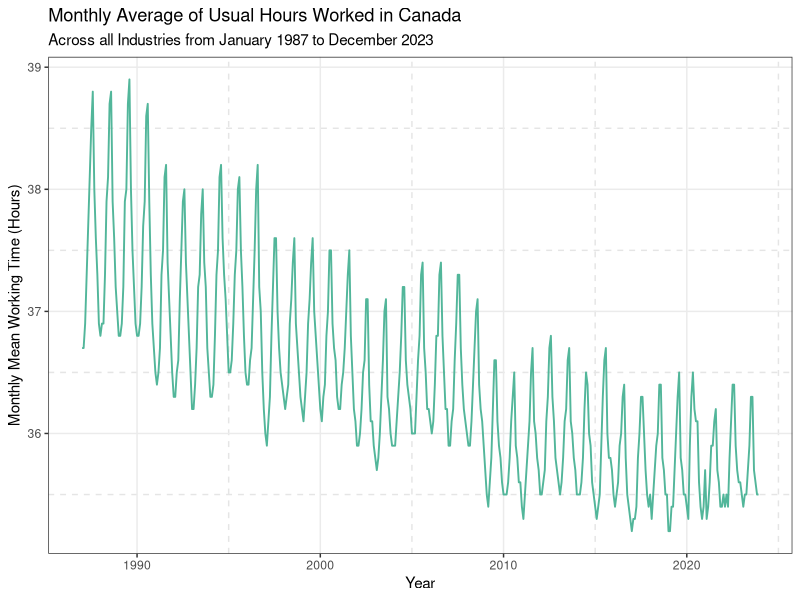
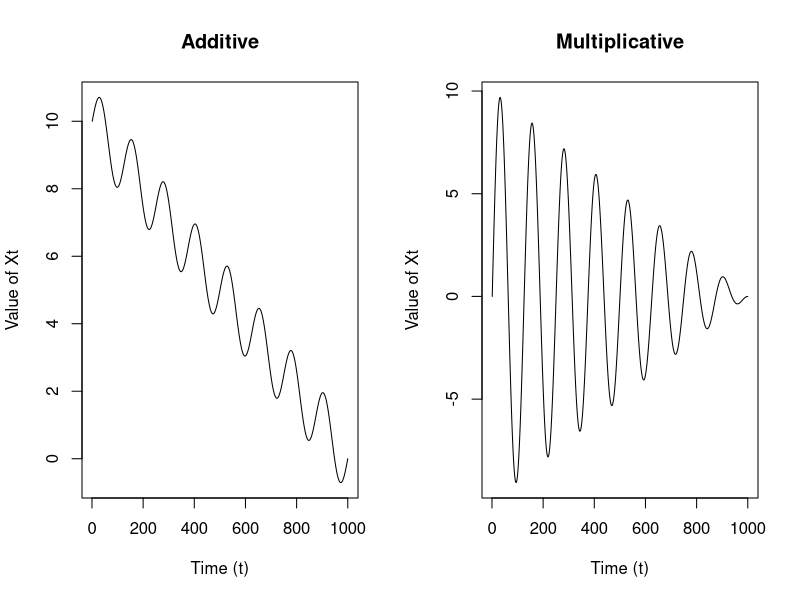
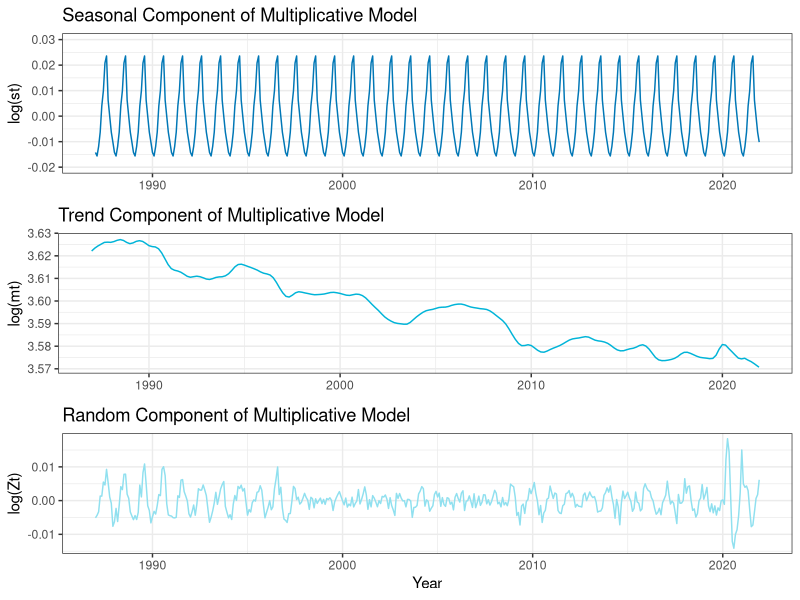
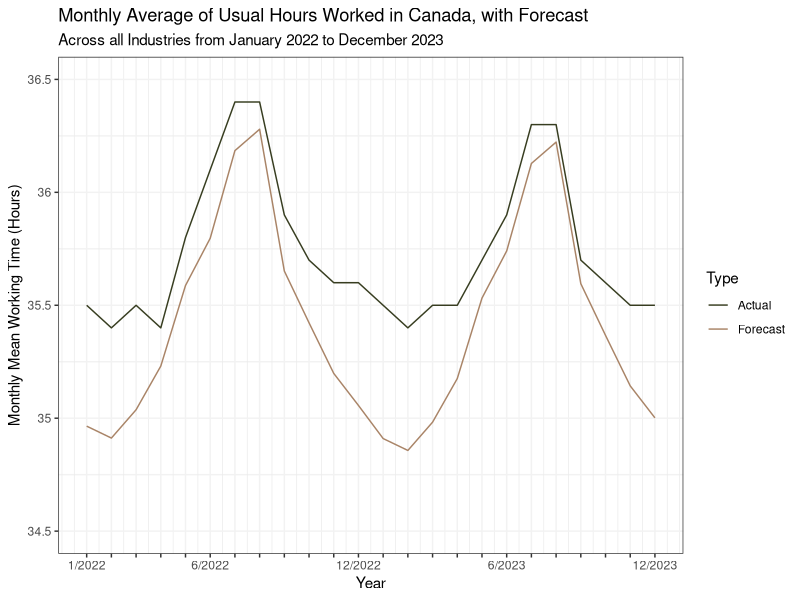
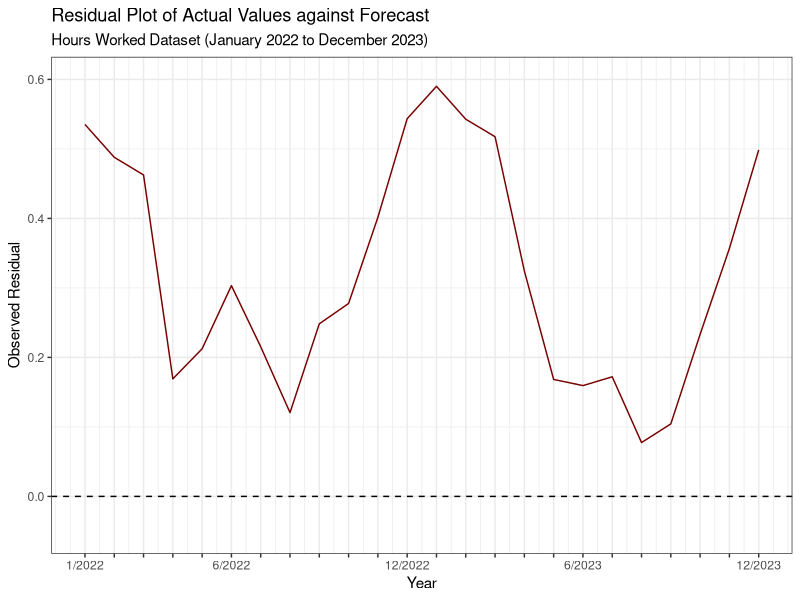
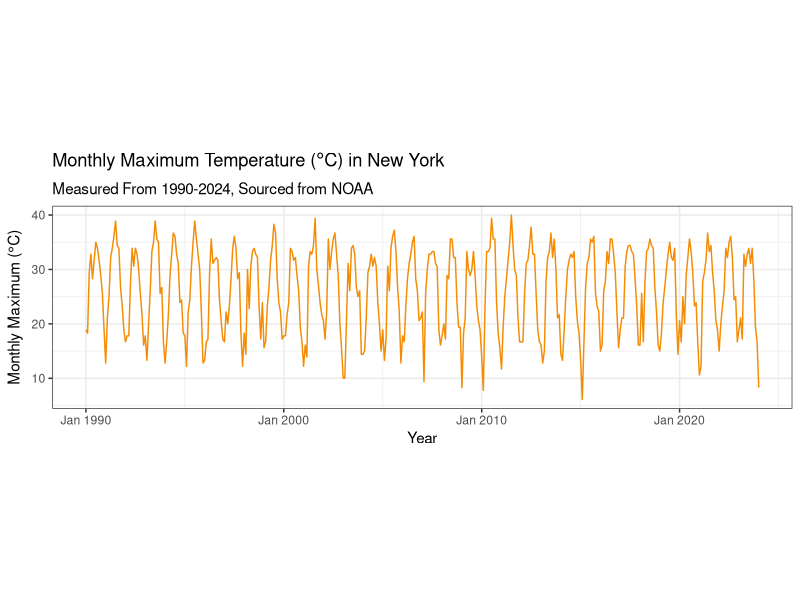
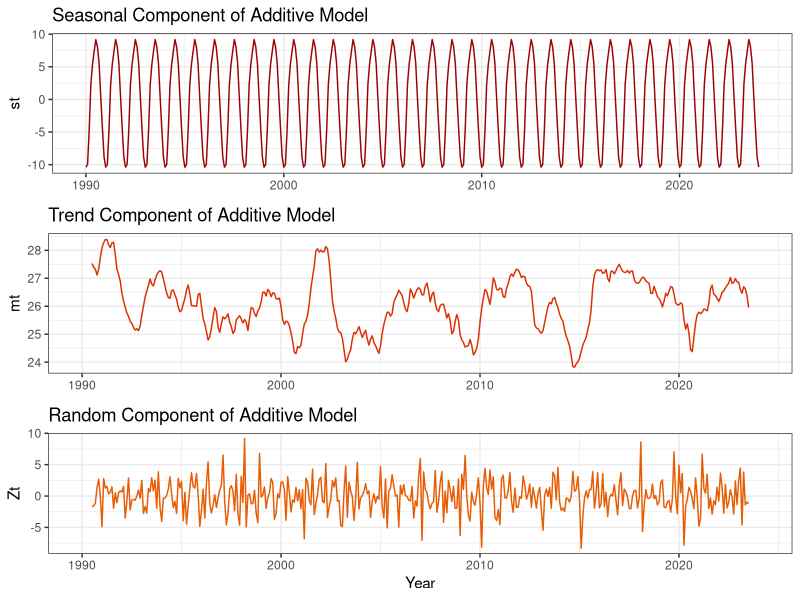
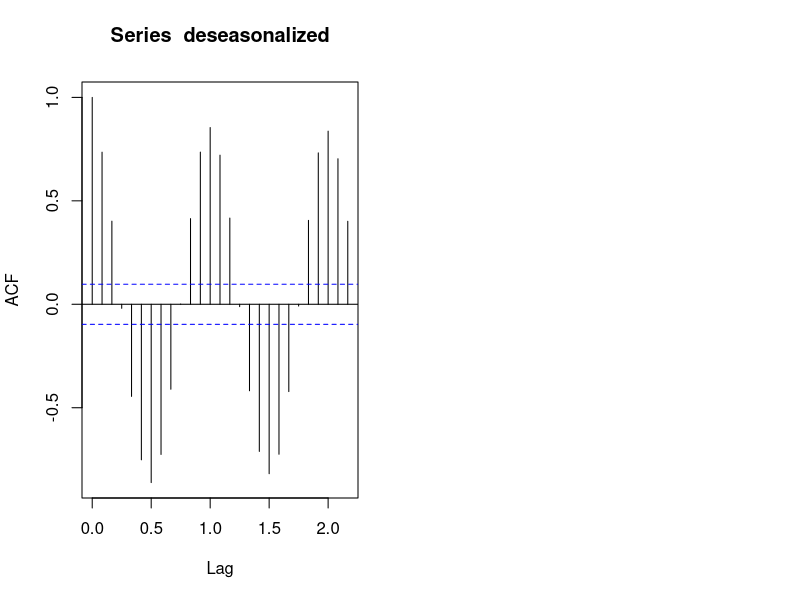

Write the R code that produced these figures, in order.
## ---- chunk 1
knitr::opts_chunk$set(echo = TRUE)
library(zoo)
library(tseries)
library(ggplot2)
library(gridExtra)
library(reshape2)
library(forecast)
library(ggfortify)
library(grid)
# library(mgcv)
## ---- chunk 2
df <- read.csv("usual_hours_worked_ca.csv")

jobseries = ts(data = df$Hours, start = c(1987, 1),  frequency = 12)

p1data = fortify.zoo(jobseries)
p1 <- ggplot(p1data, aes(x = Index, y = jobseries)) +
  geom_line(color = "#52b69a", linewidth = 0.65) +
  labs(
    title = "Monthly Average of Usual Hours Worked in Canada",
    subtitle = "Across all Industries from January 1987 to December 2023",
    y = "Monthly Mean Working Time (Hours)",
    x = "Year"
  ) + theme_bw() +
  theme(panel.grid.minor = element_line(
    color = "grey90",
    linetype = "dashed",
    linewidth = 0.5
  ))
print(p1)
## ---- chunk 3
st = 2*seq(from = 0, to = 8*pi, length.out = 1000)
mt = seq(from = 10, to = 0, length.out = 1000)
par(mfrow = c(1,2))
plot( mt + sin( st ), type = 'l',
      ylab = "Value of Xt", xlab = "Time (t)",
      main = "Additive")
plot( mt*sin(st), type = 'l',
      ylab = "Value of Xt", xlab = "Time (t)",
      main = "Multiplicative")
## ---- chunk 4
train <- window(jobseries, 
           # starting at the beginning of 1987
           start = 1987, 
           # ending at the end of 2021
           end = c(2021, 12), 
           # monthly
           frequency = 12)

# get test data
test <- window(jobseries,
               start = c(2022, 1),
               end = c(2023, 12),
               frequency = 12)
# verify we've done things correctly
all.equal(length(test) + length(train),
          length(jobseries),
          nrow(df))
## ---- chunk 5
to_additive = log(train)
loess = stl(to_additive, s.window = "periodic")

seasonal = loess$time.series[, 1]
trend = loess$time.series[, 2]
noise = loess$time.series[, 3]
## ---- chunk 6
sp2 <- ggplot(data = fortify.zoo(seasonal), aes(x = Index, y = seasonal)) +
  geom_line(color = "#0077b6", linewidth = 0.5) +
  theme_bw() + 
  labs(
    title = "Seasonal Component of Multiplicative Model",
    y = "log(st)",
    x = NULL
  ) + 
  ylim(-0.02, 0.03) 

mp2 <- ggplot(data = fortify.zoo(trend), aes(x = Index, y = trend)) +
  geom_line(color = "#00b4d8", linewidth = 0.5) +
  theme_bw() + 
  labs(
    title = "Trend Component of Multiplicative Model",
    y = "log(mt)",
    x = NULL
  ) 

zp2 <- ggplot(data = fortify.zoo(noise), aes(x = Index, y = noise)) +
  geom_line(color = "#90e0ef", linewidth = 0.5) +
  theme_bw() + 
  labs(
    title = "Random Component of Multiplicative Model",
    y = "log(Zt)",
    x = "Year"
  ) 

grid.arrange(sp2, mp2, zp2, nrow = 3)
## ---- chunk 7
# cast ts to data frame and rename
trend_df <- fortify.zoo(trend)
colnames(trend_df) = c("Time", "log_hours")
# fit model
trend_mod <- lm(log_hours~Time, data = trend_df)
# report coefficients
data.frame(value = trend_mod$coefficients)
## ---- chunk 8
trend_summary = summary(trend_mod)

# get the standard error and estimated coefficients
se = trend_summary$coefficients[2, "Std. Error"]
est = trend_summary$coefficients[2, "Estimate"]

# calculate observed t where hypothesized value is zero
tobs = (est - 0)/se

# report
print(paste("Our observed test statistic is approximately",
             round(tobs, 2)))
## ---- chunk 9
n = nrow(trend_df); k = 1

2 * min( pt( tobs, df = n - (k + 1), lower.tail = TRUE ),
         pt( tobs, df = n - (k + 1), lower.tail = TRUE ))
## ---- chunk 10
# extract model coefficients 
beta_0 = trend_summary$coefficients[1, "Estimate"]
beta_1 = trend_summary$coefficients[2, "Estimate"]
# unique terms in the seasonal component give one period
period = unique(seasonal)
# use our linear model with time variable
mt_pred = beta_1*time(test) + beta_0
# we're predicting two periods into the future
st_pred = (rep(period, 2))
# then the predicted value is undoing the log transform
preds = exp(mt_pred + st_pred)
p3df <- data.frame(
          Time = as.numeric(time(test)),
          Actual = as.numeric(test), 
          Predicted = preds)
# create custom-spaced month/date strings
date_strings <- unlist(lapply(2022:2023, function(year) {
  sapply(1:12, function(month) {
    if (month %% 6 == 0) paste(month, "/", year, sep = "")
    else ""
  })
}))
# specify additional parameters
date_strings[1] = "1/2022"
low_ylim = 34.5; up_ylim = 36.5
## ---- chunk 11
p3 <- ggplot(p3df) +
  geom_line(aes(x = Time, y = Actual, color = "Actual")) +
  geom_line(aes(x = Time, y = Predicted, color = "Forecast")) +
  scale_color_manual(values = c("Actual" = "#373d20", "Forecast" = "#a98467"),
                     name = "Type", labels = c("Actual", "Forecast")) +
  labs(
    title = "Monthly Average of Usual Hours Worked in Canada, with Forecast",
    subtitle = "Across all Industries from January 2022 to December 2023",
    y = "Monthly Mean Working Time (Hours)",
    x = "Year"
  ) + theme_bw() + 
  scale_x_continuous(breaks = p3df$Time, labels = date_strings) +
  scale_y_continuous(limits = c(low_ylim, up_ylim),
                     breaks = seq(low_ylim, up_ylim, by = 0.5),
                     labels = seq(low_ylim, up_ylim, by = 0.5)) +
  theme(panel.grid.major = element_line(
    color = "grey95",
    linetype = "solid",
    linewidth = 0.5
  ), 
  panel.grid.minor.y = element_line(
    color = "grey95",
    linetype = "solid",
    linewidth = 0.5
  ))
print(p3)
## ---- chunk 12
p4df <- data.frame(
  Time = as.numeric(time(test)),
  Residual = as.numeric(test - preds)
)
p4 <- ggplot(p4df) +
  geom_line(aes(x = Time, y = Residual),color = "#780000") +
  labs(
    title = "Residual Plot of Actual Values against Forecast",
    subtitle = "Hours Worked Dataset (January 2022 to December 2023)",
    y = "Observed Residual",
    x = "Year"
  ) + theme_bw() + ylim(-0.05, 0.6) +
  geom_hline(yintercept = 0, lty = "dashed") +
  scale_x_continuous(breaks = p3df$Time, labels = date_strings)
print(p4)
## ---- chunk 13
dat = read.csv("NY_Temperature_Data.csv")
## ---- chunk 14
x = zoo(dat$TMAX, zoo::as.Date(dat$Date))
## ---- chunk 15
monthly_max = aggregate(x, as.yearmon, FUN=max)
## ---- chunk 16
p2df <- fortify.zoo(monthly_max)
p21 <- ggplot(p2df, aes(x = Index, y = monthly_max)) +
  geom_line(color = "#f48c06") + theme_bw() +
  labs(
    x = "Year",
    y =  expression(paste("Monthly Maximum (", degree, "C)")),
    title = expression(paste(
      "Monthly Maximum Temperature (", degree, "C) in New York"
    )),
    subtitle = "Measured From 1990-2024, Sourced from NOAA"
  ) +
  coord_fixed(ratio = 0.275) 
print(p21)
## ---- chunk 17
month_ts <- ts(zooreg(monthly_max), 
               start = c(1990, 1),
               end = c(2024, 1),
               frequency = 12)
## ---- chunk 18
month_decomp <- decompose(month_ts)
mseasonal = month_decomp$seasonal
mtrend = month_decomp$trend
mnoise = month_decomp$random
## ---- chunk 19
sp2c <- ggplot(data = fortify.zoo(mseasonal, na.fill = 0), aes(x = Index, y = mseasonal)) +
  geom_line(color = "#9d0208", linewidth = 0.5) +
  theme_bw() +
  labs(
    title = "Seasonal Component of Additive Model",
    y = "st",
    x = NULL
  ) +  xlim(1990, 2024)

mp2c <- ggplot(data = fortify.zoo(mtrend, na.fill = 0), aes(x = Index, y = mtrend)) +
  geom_line(color = "#dc2f02", linewidth = 0.5) +
  theme_bw() +
  labs(
    title = "Trend Component of Additive Model",
    y = "mt",
    x = NULL
  )  +  xlim(1990, 2024)

zp2c <- ggplot(data = fortify.zoo(mnoise, na.fill = 0), aes(x = Index, y = mnoise)) +
  geom_line(color = "#e85d04", linewidth = 0.5) +
  theme_bw() +
  labs(
    title = "Random Component of Additive Model",
    y = "Zt",
    x = "Year"
  )  +  xlim(1990, 2024)

grid.arrange(sp2c, mp2c, zp2c)
## ---- chunk 20
deseasonalized = month_ts - mtrend
## ---- chunk 21
acf(deseasonalized, na.action = na.pass)
## ---- chunk 22
# Code block for Task 3i
## ---- chunk 23
# Code block for Task 3ii
## ---- chunk 24
# Code block for Task 3iii
## ---- chunk 25
# Code block for summarizing the simulation study results
